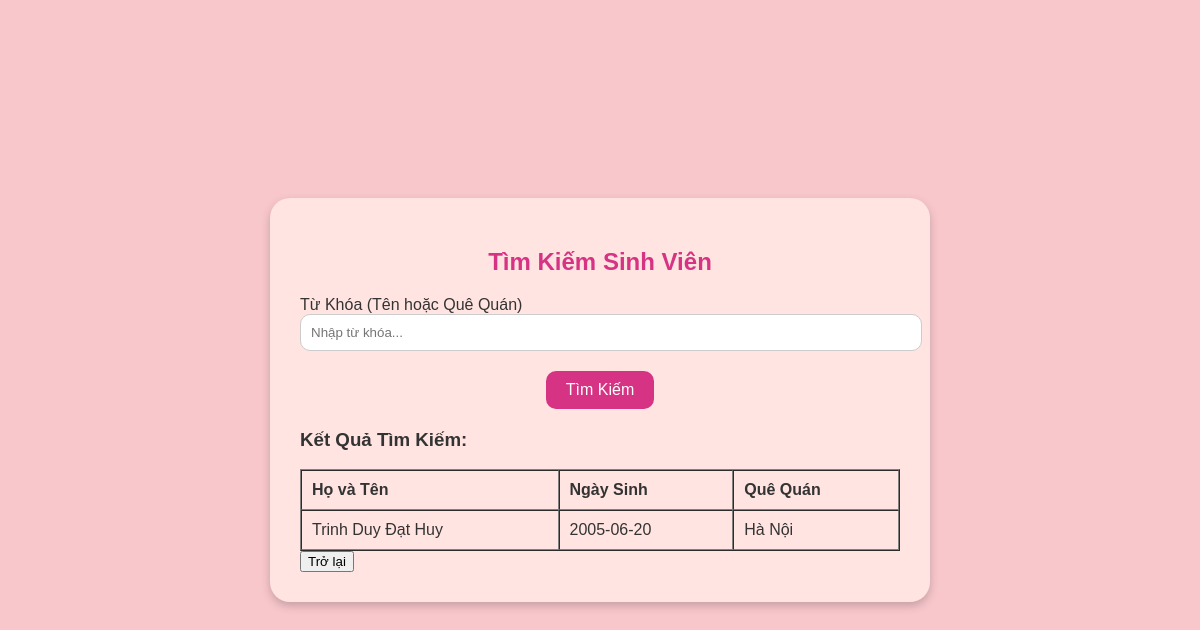
The app's page /search.php?keyword=Trinh Duy Đạt Huy with its own data.
### tables this page shows
CREATE TABLE `table_students` (
  `id` int(11) NOT NULL,
  `fullname` varchar(255) NOT NULL,
  `dob` date NOT NULL,
  `gender` int(11) NOT NULL,
  `hometown` varchar(255) NOT NULL,
  `level` int(11) NOT NULL,
  `group` int(11) NOT NULL
);

### search.php (the view, shortened to what this page needs)
<?php
include "connect.php";
?>
<!DOCTYPE html>
<html lang="vi">
<head>
</head>
<body>
    <div class="container">
        <h2>Tìm Kiếm Sinh Viên</h2>
        <form action="" method="get">
            <div class="form-group">
                <label for="keyword">Từ Khóa (Tên hoặc Quê Quán)</label>
                <input type="text" id="keyword" name="keyword" placeholder="Nhập từ khóa..." required>
            </div>
            <div class="buttons">
                <button type="submit">Tìm Kiếm</button>
            </div>
        </form>
        <div class="results">
            <?php
            if (isset($_GET['keyword']) && !empty($_GET['keyword'])) {
                $noidung = mysqli_real_escape_string($conn, $_GET['keyword']);
                $sql = "SELECT * FROM table_students
                        WHERE fullname LIKE '%$noidung%'
                        OR hometown LIKE '%$noidung%'";
                $result = mysqli_query($conn, $sql);
                if (mysqli_num_rows($result) > 0) {
                    echo "<h3>Kết Quả Tìm Kiếm:</h3>";
                    echo "<table border='1' cellpadding='10' cellspacing='0' style='width: 100%; text-align: left;'>";
                    echo "<tr>
                            <th>Họ và Tên</th>
<th>Ngày Sinh</th>
                            <th>Quê Quán</th>
                          </tr>";
                    while ($row = mysqli_fetch_assoc($result)) {
                        echo "<tr>
                                <td>" . $row['fullname'] . "</td>
                                <td>" . $row['dob'] . "</td>
                                <td>" . $row['hometown'] . "</td>
                              </tr>";
                    }
                    echo "</table>";
                } else {
                    echo "<p>Không tìm thấy kết quả nào.</p>";
                }
            }
            ?>
            <a href="student.php">
                <button type="button" class="exit">Trở lại</button>
            </a>
        </div>
    </div>
</body>
</html>

### search.php (style rules this page uses)
body { font-family: Arial, sans-serif; background-color: #f8c7cc; display: flex; justify-content: center; align-items: center; height: 100vh; margin: 0; }
.container { background-color: #ffe4e1; border-radius: 20px; box-shadow: 0 4px 10px rgba(0, 0, 0, 0.2); width: 600px; padding: 30px; text-align: center; color: #333; }
.container h2 { color: #d63384; margin-bottom: 20px; }
.form-group { margin-bottom: 15px; text-align: left; }
.form-group input { width: 100%; padding: 10px; border: 1px solid #ccc; border-radius: 10px; }
.buttons { margin-top: 20px; }
.buttons button { padding: 10px 20px; border: none; border-radius: 10px; cursor: pointer; background-color: #d63384; color: white; font-size: 16px; }
.results { margin-top: 20px; text-align: left; color: #333; }

### records on screen
table_students: fullname "Trinh Duy Đạt Huy", dob "2005-06-20", hometown "Hà Nội"
